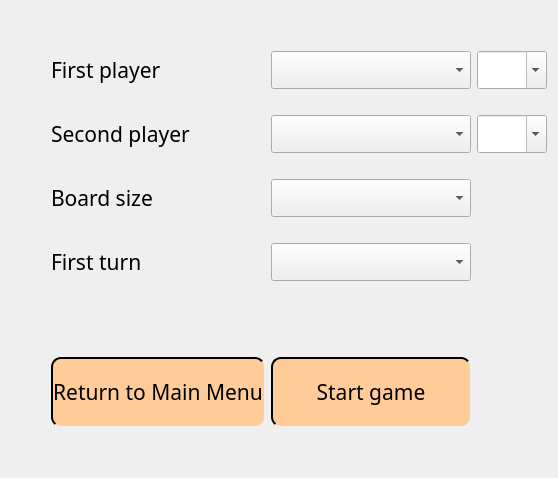
      <widget class="QWidget" name="LocalGamePage">
       <property name="styleSheet">
        <string notr="true">QWidget#LocalGamePage {
	border-image: url(./MainMenuImage.png)
}</string>
       </property>
       <layout class="QGridLayout" name="LocalGameLayout">
        <item row="1" column="2">
         <widget class="QComboBox" name="firstPlayerCombobox">
          <property name="font">
           <font>
            <family>Bauhaus 93</family>
            <pointsize>16</pointsize>
           </font>
          </property>
          <property name="editable">
           <bool>false</bool>
          </property>
         </widget>
        </item>
        <item row="9" column="1">
         <widget class="QPushButton" name="ReturnToMainMenuButton">
          <property name="minimumSize">
           <size>
            <width>200</width>
            <height>70</height>
           </size>
          </property>
          <property name="font">
           <font>
            <family>Bauhaus 93</family>
            <pointsize>16</pointsize>
           </font>
          </property>
          <property name="styleSheet">
           <string notr="true">QPushButton {
	background-color: #FFCC99;
	border-style: outset;
	border-width: 2px;
	border-radius: 10px;
}
QPushButton:hover {
	background-color: #FFA64D;
	border-style: outset;
	border-width: 2px;
	border-radius: 10px;
}</string>
          </property>
          <property name="text">
           <string>Return to Main Menu</string>
          </property>
         </widget>
        </item>
        <item row="7" column="1">
         <widget class="QLabel" name="label_9">
          <property name="font">
           <font>
            <family>Bauhaus 93</family>
            <pointsize>16</pointsize>
           </font>
          </property>
          <property name="text">
           <string>First turn</string>
          </property>
         </widget>
        </item>
        <item row="4" column="1">
         <spacer name="verticalSpacer_24">
          <property name="orientation">
           <enum>Qt::Vertical</enum>
          </property>
          <property name="sizeType">
           <enum>QSizePolicy::Minimum</enum>
          </property>
          <property name="sizeHint" stdset="0">
           <size>
            <width>20</width>
            <height>20</height>
           </size>
          </property>
         </spacer>
        </item>
        <item row="2" column="3">
         <spacer name="horizontalSpacer_12">
          <property name="orientation">
           <enum>Qt::Horizontal</enum>
          </property>
          <property name="sizeHint" stdset="0">
           <size>
            <width>40</width>
            <height>20</height>
           </size>
          </property>
         </spacer>
        </item>
        <item row="0" column="1">
         <spacer name="verticalSpacer_22">
          <property name="orientation">
           <enum>Qt::Vertical</enum>
          </property>
          <property name="sizeHint" stdset="0">
           <size>
            <width>20</width>
            <height>40</height>
           </size>
          </property>
         </spacer>
        </item>
        <item row="6" column="1">
         <spacer name="verticalSpacer_25">
          <property name="orientation">
           <enum>Qt::Vertical</enum>
          </property>
          <property name="sizeType">
           <enum>QSizePolicy::Minimum</enum>
          </property>
          <property name="sizeHint" stdset="0">
           <size>
            <width>20</width>
            <height>20</height>
           </size>
          </property>
         </spacer>
        </item>
        <item row="8" column="1">
         <spacer name="verticalSpacer_44">
          <property name="orientation">
           <enum>Qt::Vertical</enum>
          </property>
          <property name="sizeType">
           <enum>QSizePolicy::Minimum</enum>
          </property>
          <property name="sizeHint" stdset="0">
           <size>
            <width>20</width>
            <height>70</height>
           </size>
          </property>
         </spacer>
        </item>
        <item row="2" column="0">
         <spacer name="horizontalSpacer_11">
          <property name="orientation">
           <enum>Qt::Horizontal</enum>
          </property>
          <property name="sizeHint" stdset="0">
           <size>
            <width>40</width>
            <height>20</height>
           </size>
          </property>
         </spacer>
        </item>
        <item row="1" column="1">
         <widget class="QLabel" name="label_6">
          <property name="font">
           <font>
            <family>Bauhaus 93</family>
            <pointsize>16</pointsize>
           </font>
          </property>
          <property name="text">
           <string>First player</string>
          </property>
         </widget>
        </item>
        <item row="5" column="1">
         <widget class="QLabel" name="label_8">
          <property name="font">
           <font>
            <family>Bauhaus 93</family>
            <pointsize>16</pointsize>
           </font>
          </property>
          <property name="text">
           <string>Board size</string>
          </property>
         </widget>
        </item>
        <item row="3" column="1">
         <widget class="QLabel" name="label_7">
          <property name="font">
           <font>
            <family>Bauhaus 93</family>
            <pointsize>16</pointsize>
           </font>
          </property>
          <property name="text">
           <string>Second player</string>
          </property>
         </widget>
        </item>
        <item row="3" column="2">
         <widget class="QComboBox" name="secondPlayerCombobox">
          <property name="font">
           <font>
            <family>Bauhaus 93</family>
            <pointsize>16</pointsize>
           </font>
          </property>
         </widget>
        </item>
        <item row="10" column="1">
         <spacer name="verticalSpacer_21">
          <property name="orientation">
           <enum>Qt::Vertical</enum>
          </property>
          <property name="sizeHint" stdset="0">
           <size>
            <width>20</width>
            <height>40</height>
           </size>
          </property>
         </spacer>
        </item>
        <item row="2" column="1">
         <spacer name="verticalSpacer_23">
          <property name="orientation">
           <enum>Qt::Vertical</enum>
          </property>
          <property name="sizeType">
           <enum>QSizePolicy::Minimum</enum>
          </property>
          <property name="sizeHint" stdset="0">
           <size>
            <width>20</width>
            <height>20</height>
           </size>
          </property>
         </spacer>
        </item>
        <item row="7" column="2">
         <widget class="QComboBox" name="firstTurnCombobox">
          <property name="font">
           <font>
            <family>Bauhaus 93</family>
            <pointsize>16</pointsize>
           </font>
          </property>
         </widget>
        </item>
        <item row="5" column="2">
         <widget class="QComboBox" name="boardSizeCombobox">
          <property name="font">
           <font>
            <family>Bauhaus 93</family>
            <pointsize>16</pointsize>
           </font>
          </property>
         </widget>
        </item>
        <item row="9" column="2">
         <widget class="QPushButton" name="startLocalGame">
          <property name="minimumSize">
           <size>
            <width>200</width>
            <height>70</height>
           </size>
          </property>
          <property name="font">
           <font>
            <family>Bauhaus 93</family>
            <pointsize>16</pointsize>
           </font>
          </property>
          <property name="styleSheet">
           <string notr="true">QPushButton {
	background-color: #FFCC99;
	border-style: outset;
	border-width: 2px;
	border-radius: 10px;
}
QPushButton:hover {
	background-color: #FFA64D;
	border-style: outset;
	border-width: 2px;
	border-radius: 10px;
}</string>
          </property>
          <property name="text">
           <string>Start game</string>
          </property>
         </widget>
        </item>
        <item row="1" column="3">
         <widget class="QComboBox" name="firstPlayerAIDifficultyCombobox">
          <property name="maximumSize">
           <size>
            <width>70</width>
            <height>16777215</height>
           </size>
          </property>
          <property name="font">
           <font>
            <family>Bauhaus 93</family>
            <pointsize>16</pointsize>
           </font>
          </property>
          <property name="editable">
           <bool>true</bool>
          </property>
         </widget>
        </item>
        <item row="3" column="3">
         <widget class="QComboBox" name="secondPlayerAIDifficultyCombobox">
          <property name="maximumSize">
           <size>
            <width>70</width>
            <height>16777215</height>
           </size>
          </property>
          <property name="font">
           <font>
            <family>Bauhaus 93</family>
            <pointsize>16</pointsize>
           </font>
          </property>
          <property name="editable">
           <bool>true</bool>
          </property>
         </widget>
        </item>
       </layout>
      </widget>
